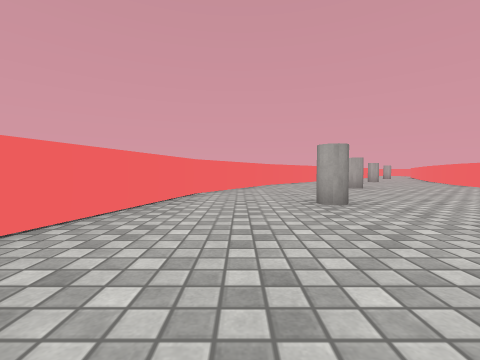
view 1 (above)

16 first-person views from a walk through a 3-D level made in the Unity game engine. The camera is 0.53 m above the floor, tilts 2° down and sees 90° across. The floor is counted in squares, 1 m on a side. Each view is taken from the middle of a square. On the plan, view 1 faces up. The plan holds only what a view shows up to about 9 squares ahead; the rest is blank. The place goes on beyond the plan. The player character is not drawn. Surface patterns are stand-ins for the level's own textures.

view 2
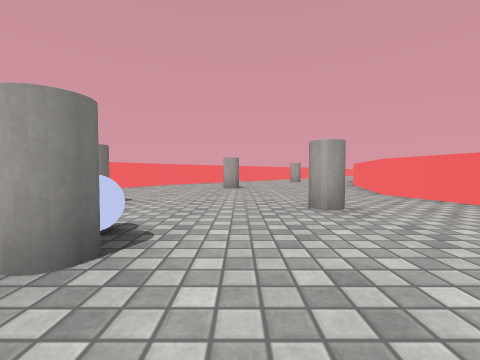

view 3
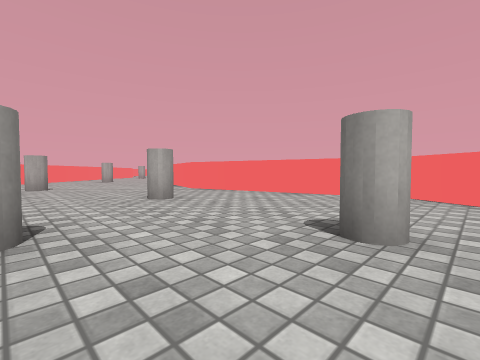

view 4
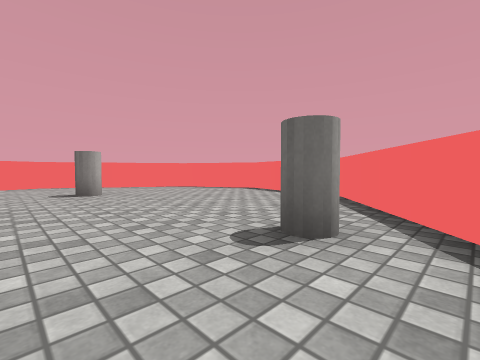

view 5
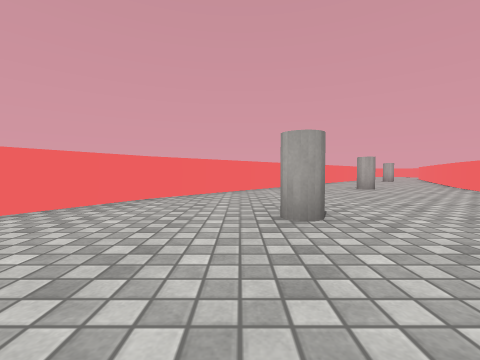

view 6
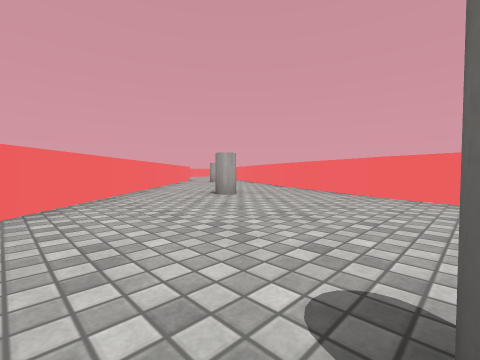

view 7
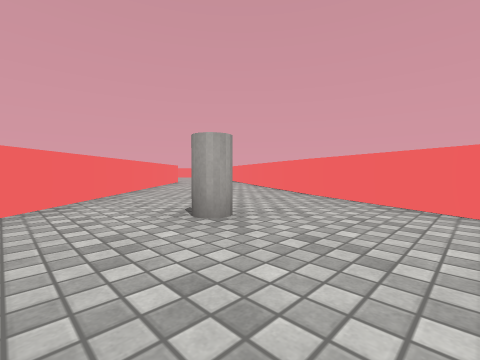

view 8
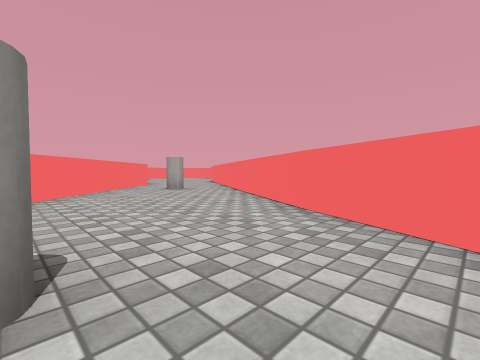

view 9
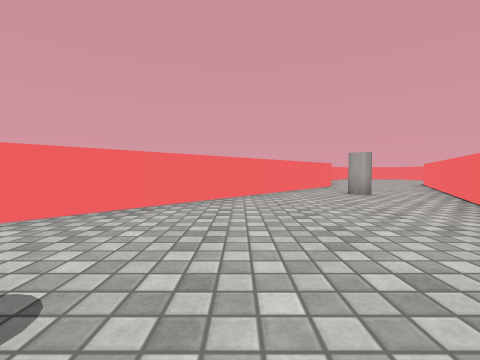

view 10
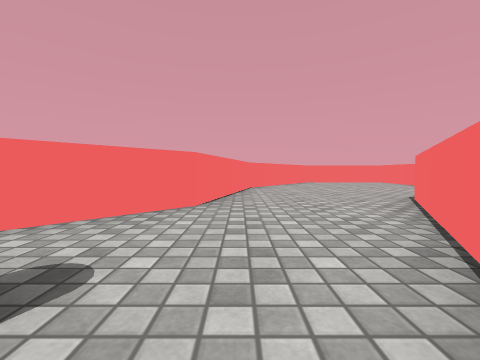

view 11
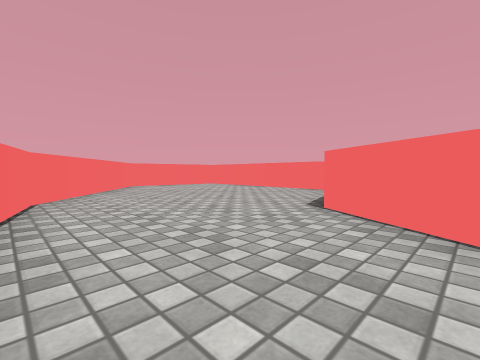

view 12
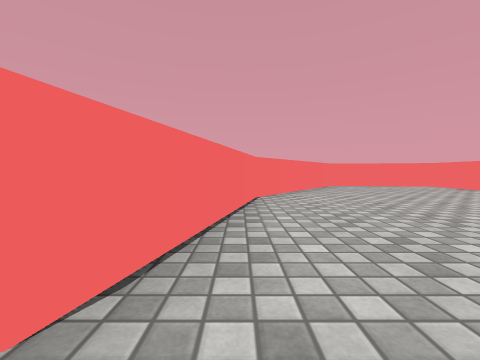

view 13
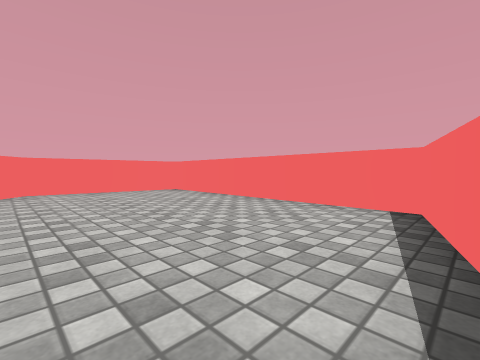

view 14
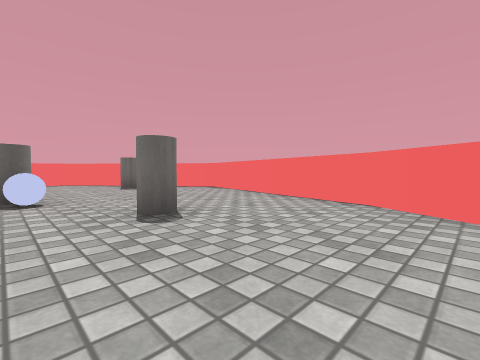

view 15
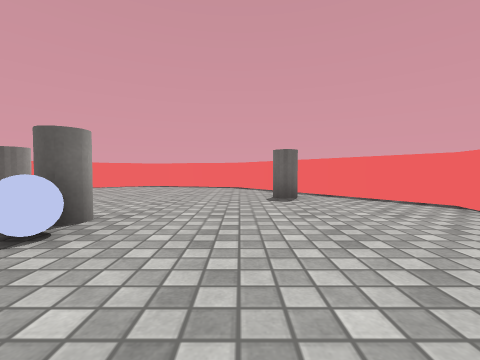

view 16
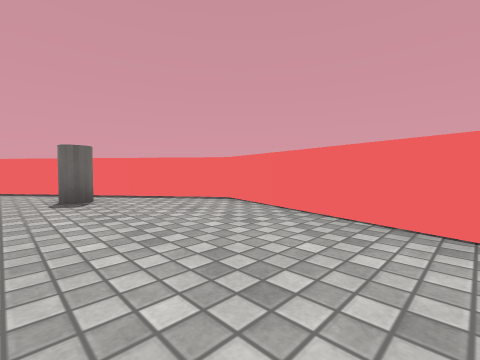

### Floor plan
Points are (right, up) in squares from view 1. A wall is a line through its corners. A room is listed if a view was taken in it or the views show most of it. See-through windows are left out.
Room 1 (views 1, 2, 3, 4, 5, 6, 7, 8, 9, 14, 15, 16)
walls: (1.3, 9.8) (-1.1, 5.8) (-2.4, 0.3) (1.1, -4.1) (4.2, -4.9) (6.5, -3.6) (8.7, 0) (7.3, 5.5) (8.5, 9.4); (8.4, 9.3) (11.6, 15.8); (7.9, 17) (1.2, 9.7)
ways out: opening at (10, 17) to room 2
objects: other object (0, -1); other object (2, 4); other object (3, 1); other object (3, 2); other object (4, 8); other object (5, 0); other object (5, 4); other object (7, 12)
Room 2 (views 10, 11, 12, 13)
walls: (16.7, 22) (18.7, 22.5) (18.8, 28.5) (15.4, 28.9) (12.3, 24.9) (11.3, 20.7) (7.9, 17); (11.8, 15.8) (15.4, 21.6)
ways out: opening at (10, 17) to room 1
objects: other object (11, 18)

Where each view was taken, in squares from view 1:
view 1: 0 up, 0 right, facing up
view 2: 0 up, 4 right, facing up
view 3: 1 down, 3 right, facing up-right
view 4: 1 up, 1 left, facing down-right
view 5: 5 up, 3 right, facing up
view 6: 8 up, 3 right, facing up-right
view 7: 10 up, 5 right, facing up-right
view 8: 11 up, 7 right, facing up-right
view 9: 12 up, 8 right, facing up
view 10: 17 up, 12 right, facing up
view 11: 20 up, 12 right, facing up-right
view 12: 20 up, 12 right, facing up
view 13: 22 up, 15 right, facing up-right
view 14: 7 up, 3 right, facing down-left
view 15: 4 up, 1 right, facing down
view 16: 4 up, 1 right, facing down-left
